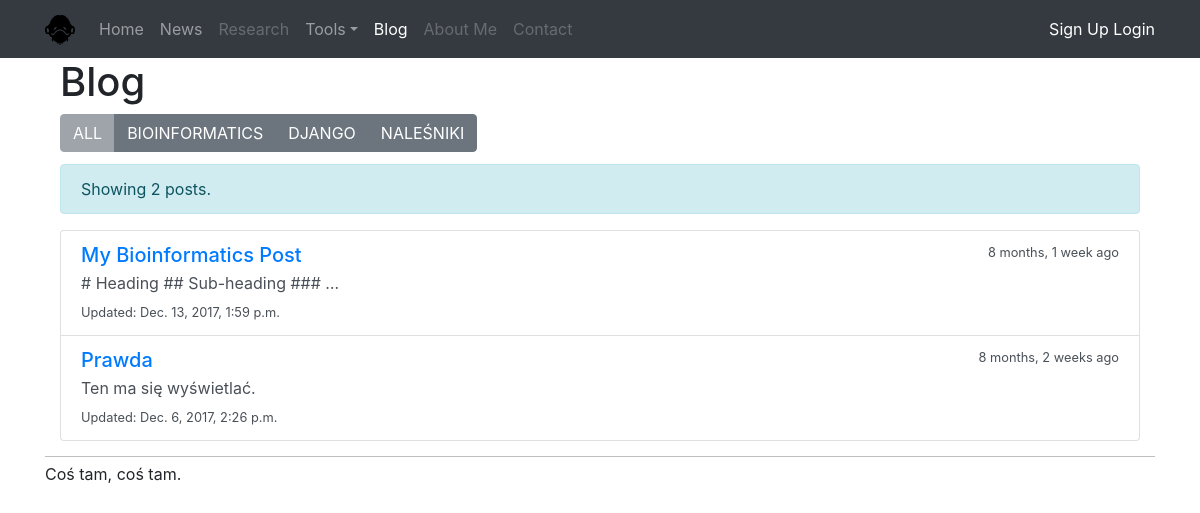
Screenshot of /blog/ with the database file from the repository.
### blog/models.py (models this page shows, shortened)
class Category(models.Model):
	name = models.CharField(max_length=30)
	description = models.TextField(null=True, blank=True)
	class Meta:
		verbose_name_plural = "Categories"
	def __str__(self):
		return self.name

class Post(models.Model):
	category = models.ForeignKey(Category, null=True)
	title = models.CharField(max_length=140)
	body = models.TextField()
	date_publish = models.DateTimeField()
	date_create = models.DateTimeField(auto_now_add=True)
	date_update = models.DateTimeField(auto_now=True)
	public = models.BooleanField(default=True)

### blog/views.py (the view)
# urls.py: url(r'^category/(?P<category_name>\w+)/$', views.post_list_view, name="post_in_category"),
def post_list_view(request, category_name=None):
	category_list = Category.objects.all().order_by("name")
	if not category_name:
		queryset = Post.objects.filter(public=True).order_by("-date_publish")
	else:
		queryset = Post.objects.filter(category__name=category_name, public=True).order_by("-date_publish")
	context = {
		'object_list': queryset,
		'category_list': category_list,
		'selected': category_name
	}
	return render(request, "blog/post_list.html", context)

### blog/templates/blog/post_list.html (shortened to what this page needs)
{% extends 'myapp/base.html' %}
{% block nav-item-blog %}active{% endblock %}
{% block content %}
<div class="container">
  <div class="row">
    <div class="col-12">
      <h1>Blog</h1>
      <div class="btn-toolbar" role="toolbar" aria-label="Toolbar with buttons">
      <div class="btn-group mr-2" role="group" aria-label="Categories">
      {% if selected %}
        <a class="btn btn-secondary" href="{% url 'blog:home' %}">ALL</a>
      {% else %}
        <button type="button" class="btn btn-secondary" disabled>ALL</button>
      {% endif %}
      {% for category in category_list %}
        {% if selected == category.name %}
         <button type="button" class="btn btn-secondary" disabled>{{ category|upper }}</button>
         {% else %}
        <a class="btn btn-secondary" href="{% url 'blog:post_in_category' category %}">{{ category|upper }}</a>
        {% endif %}
      {% endfor %}
      </div>
      </div>
      {% if object_list %}
        {% if selected %}
          <div class="alert alert-info" role="alert" style="margin-top: 12px"> Showing {{ object_list|length }} post{{ object_list|length|pluralize }} from {{ selected }}.</div>
        {% else %}
          <div class="alert alert-info" role="alert" style="margin-top: 12px"> Showing {{ object_list|length }} post{{ object_list|length|pluralize }}.</div>
        {% endif %}
        <div class="list-group">
        {% for obj in object_list %}
          <div class="list-group-item list-group-item-action flex-column align-items-start">
            <div class="d-flex w-100 justify-content-between">
              <a href="{% url 'blog:post_detail_view' obj.id %}">
                <h5 class="mb-1">{{ obj.title|title }}</h5>
              </a>
              <small>{{ obj.date_create|timesince }} ago</small>
            </div>
            <div class="mb-1 markdown2html">{{ obj.body|truncatewords_html:5 }}</div>
            <small>Updated: {{ obj.date_update }}</small>
          </div>
        {% endfor %}
        </div>
      {% else %}
        <div class="alert alert-danger" role="alert" style="margin-top: 12px">
          No posts to show!
        </div>
      {% endif %}
    </div>
  </div>
</div>
{% endblock %}

### myapp/templates/myapp/base.html (shortened to what this page needs)
{% load static %}
<!DOCTYPE html>
<html lang="en">
  <head>
    <link rel="stylesheet" href="https://maxcdn.bootstrapcdn.com/bootstrap/4.0.0-beta/css/bootstrap.min.css">
  </head>
  <body>
    <nav class="navbar navbar-expand-lg navbar-dark bg-dark">
      <div class="container">
        <a class="navbar-brand" href="https://www.youtube.com/watch?v=dQw4w9WgXcQ"><img src="{% static 'myapp/img/85622-200.png' %}" height="30px"></a>
        <div class="collapse navbar-collapse" id="navbarSupportedContent">
          <ul class="navbar-nav mr-auto">
            <li class="nav-item {% block nav-item-home %}{% endblock %}">
              <a class="nav-link" href="{% url 'myapp:home' %}">Home<span class="sr-only">(current)</span></a>
            </li>
            <li class="nav-item {% block nav-item-news %}{% endblock %}">
              <a class="nav-link" href="{% url 'news:home' %}">News</a>
            </li>
            <li class="nav-item {% block nav-item-research %}{% endblock %}">
              <a class="nav-link disabled" href="/research/">Research</a>
            </li>
            <li class="nav-item dropdown {% block nav-item-tools %}{% endblock %}">
              <a class="nav-link dropdown-toggle" data-toggle="dropdown" role="button" aria-haspopup="true" aria-expanded="false" href="#">Tools</a>
            </li>
            <li class="nav-item {% block nav-item-blog %}{% endblock %}">
              <a class="nav-link disabled" href="{% url 'blog:home' %}">Blog</a>
            </li>
            <li class="nav-item {% block nav-item-about%}{% endblock %}">
              <a class="nav-link disabled" href="{% url 'myapp:about' %}">About Me</a>
            </li>
            <li class="nav-item {% block nav-item-contact %}{% endblock %}">
              <a class="nav-link disabled" href="{% url 'myapp:contact' %}">Contact</a>
            </li>
          </ul>
          <span class="navbar-text">
          {% if request.user.is_authenticated %}
            Hello {{ request.user }}
            <a href="{% url 'myapp:logout' %}">Logout</a>
          {% else %}
            <a href="{% url 'myapp:signup' %}">Sign Up</a>
            <a href="{% url 'myapp:login' %}">Login</a>
          {% endif %}
          </span>
        </div>
      </div>
    </nav>
    <div class="container">
    {% block content %}
    {% endblock %}
    </div>
 <div class="container">
      <footer>
        <p style= "text-align:left; border-top: 1px solid #bfbfbf; padding-top: 5px; margin-top: 15px;"> Coś tam, coś tam.</p>
      </footer>
    </div>
  </body>
</html>

### myapp/templates/myapp/base.html (style rules this page uses)
.nav-link { color: black; }

### rows the page displays
Category: name "BIOINFORMATICS"
Category: name "DJANGO"
Category: name "NALEŚNIKI"
Post: title "My Bioinformatics Post", date_create "8 months, 1 week", body "# Heading ## Sub-heading ### …", date_update "Dec. 13, 2017, 1:59 p.m."
Post: title "Prawda", date_create "8 months, 2 weeks", body "Ten ma się wyświetlać.", date_update "Dec. 6, 2017, 2:26 p.m."

### other values shown
{{ object_list|length }} "2"
